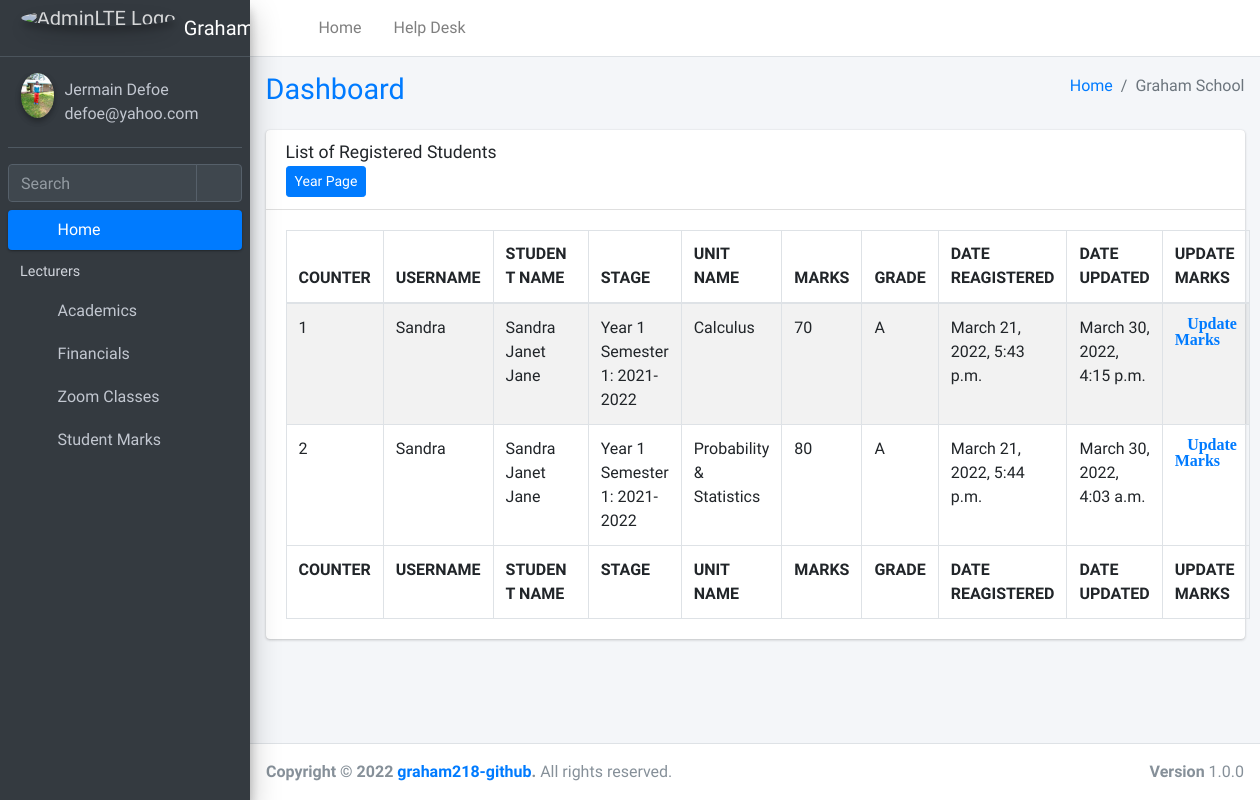
The page /school/list_registered_units1/ (signed in) on the database as committed earlier.
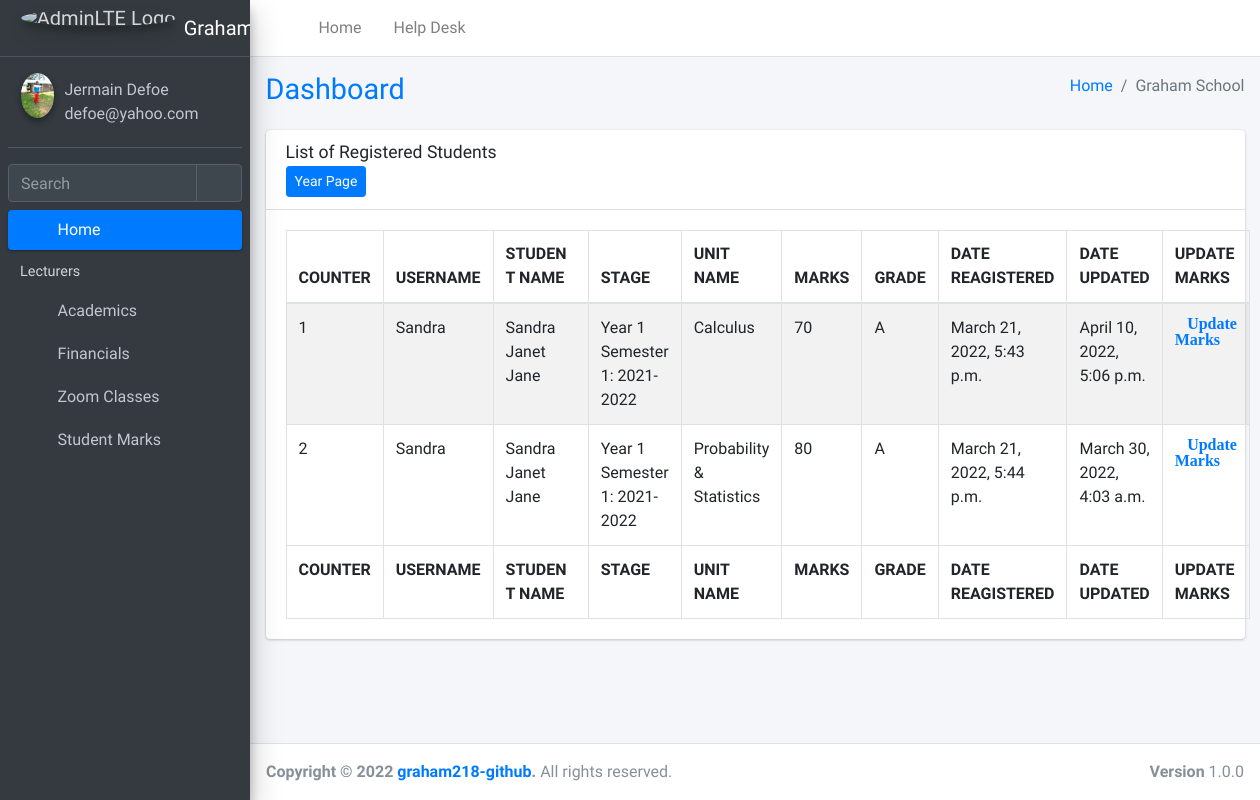
The same page on the database as committed later.
### custom_user/models.py (models this page shows)
class User(AbstractUser):
    first_name=models.CharField(max_length=255, blank=False, null=False, default="John")
    middle_name=models.CharField(max_length=255, blank=False, null=False, default="Doe")
    last_name=models.CharField(max_length=255, blank=False, null=False, default="Smith")
    profile_photo = models.ImageField(upload_to="profile_pics/", blank=True)
    is_admin = models.BooleanField(default=False)
    is_student = models.BooleanField(default=False)
    is_lecturer = models.BooleanField(default=False)
    is_supplier = models.BooleanField(default=False)
    is_non_staff = models.BooleanField(default=False)

### school/models.py (models this page shows, shortened)
class marks_yr1(models.Model):
    user = models.ForeignKey(User, max_length=255, on_delete=models.CASCADE, blank=True)
    full_name = models.CharField(max_length=255, blank=True, null=True)
    stage = models.ForeignKey(Stages, max_length=255, on_delete=models.CASCADE, blank=False)
    unit_or_subject_name = models.ForeignKey(Units, max_length=255, on_delete=models.CASCADE, blank=False)
    marks = models.CharField(max_length=255, blank=True, null=True)
    grade = models.CharField(max_length=255, blank=True, null=True)
    date_created = models.DateTimeField(
        null=True, blank=True, auto_now_add=True)
    date_updated = models.DateTimeField(null=True, blank=True, auto_now=True)

class Stages(models.Model):
    year = models.CharField(max_length=255, blank=True, null=True)
    def __str__(self):
        return self.year

class Units(models.Model):
    unit_name = models.CharField(max_length=255, blank=True, null=True)
    date_created = models.DateTimeField(
        null=True, blank=True, auto_now_add=True)
    date_updated = models.DateTimeField(null=True, blank=True, auto_now=True)
    def __str__(self):
        return self.unit_name

### school/my_views.py (the view)
# urls.py: path('list_registered_units1/', my_views.list_registered_units1, name='list_registered_units1'),
@login_required
def list_registered_units1(request):
    title = 'List of Registered Students'
    queryset = marks_yr1.objects.all()
    context = {
        "title": title,
        "queryset": queryset,
    }
    return render(request, "units/list_registered_units/list_registered_units_yr1.html", context)

### school/templates/units/list_registered_units/list_registered_units_yr1.html (shortened to what this page needs)
{% extends 'index2.html' %}
{% load static %}
{% block content %}
<section class="content">
  <div class="container-fluid">
    <div class="row">
      <div class="col-12">
        <div class="card">
          <div class="card-header">
            <h3 class="card-title">{{title}}</h3><br>
            <a href="{% url 'school:list_marks_year_page' %}" class="btn btn-sm btn-primary">
               Year Page
            </a>
          </div>
          <div class="card-body">
            <table id="exams" class="table table-bordered table-striped">
              <thead>
                <tr>
                <tr>
                  <th> COUNTER </th>
                  <th> USERNAME </th>
                  <th> STUDENT NAME </th>
                  <th> STAGE </th>
                  <th> UNIT NAME </th>
                  <th> MARKS </th>
                  <th> GRADE </th>
                  <th> DATE REAGISTERED </th>
                  <th> DATE UPDATED </th>
                  <th>UPDATE MARKS</th>
                </tr>
              </thead>
              <tbody>
                {% for instance in queryset %}
                <tr>
                  <td>{{forloop.counter}}</td>
                  <td>{{instance.user}}</td>
                  <td>{{instance.full_name}}</td>
                  <td>{{instance.stage}}</td>
                  <td>{{instance.unit_or_subject_name}}</td>
                  <td>{{instance.marks}}</td>
                  <td>{{instance.grade}}</td>
                  <td>{{instance.date_created}}</td>
                  <td>{{instance.date_updated}}</td>
                  <td><a class="fa fa-edit" href="{% url 'school:insert_marks' instance.id%}">Update
                      Marks</a></td>
                </tr>
                {% endfor %}
              </tbody>
              <tfoot>
                <tr>
                  <th> COUNTER </th>
                  <th> USERNAME </th>
                  <th> STUDENT NAME </th>
                  <th> STAGE </th>
                  <th> UNIT NAME </th>
                  <th> MARKS </th>
                  <th> GRADE </th>
                  <th> DATE REAGISTERED </th>
                  <th> DATE UPDATED </th>
                  <th>UPDATE MARKS</th>
                </tr>
              </tfoot>
            </table>
          </div>
        </div>
      </div>
    </div>
  </div>
</section>
{% endblock content %}

### school/templates/index2.html (shortened to what this page needs)
{% load static %}
<!DOCTYPE html>
<html lang="en">
<head>
  {% include './scripts/head.html' %}
</head>
<body class="hold-transition sidebar-mini layout-fixed">
<div class="wrapper">
  {% include './components/navbar.html' %}
  {% include './components/sidebar.html' %}
  <div class="content-wrapper">
    {% include './components/content-header.html' %}
    {% block content %}
    {% endblock content %}
  </div>
  {% include './components/footer.html' %}
</div>
</body>
</html>

### school/templates/scripts/head.html (shortened to what this page needs)
{% load static %}
<link rel="stylesheet" href="{% static 'plugins/fontawesome-free/css/all.min.css' %}">
<link rel="stylesheet" href="{% static 'plugins/sweetalert2-theme-bootstrap-4/bootstrap-4.min.css' %}">
<link rel="stylesheet" href="{% static 'plugins/toastr/toastr.min.css' %}">
<link rel="stylesheet" href="{% static 'dist/css/adminlte.min.css' %}">
<link rel="stylesheet" href="{% static 'plugins/datatables-bs4/css/dataTables.bootstrap4.min.css' %}">
<link rel="stylesheet" href="{% static 'plugins/datatables-responsive/css/responsive.bootstrap4.min.css' %}">
<link rel="stylesheet" href="{% static 'plugins/datatables-buttons/css/buttons.bootstrap4.min.css' %}">

### school/templates/components/navbar.html (shortened to what this page needs)
{% load static %}
<nav class="main-header navbar navbar-expand navbar-white navbar-light">
    <ul class="navbar-nav">
      <li class="nav-item">
        <a class="nav-link" data-widget="pushmenu" href="/" role="button"><i class="fas fa-bars"></i></a>
      </li>
      <li class="nav-item d-none d-sm-inline-block">
        <a href="/" class="nav-link">Home</a>
      </li>
      <li class="nav-item d-none d-sm-inline-block">
        <a href="/" class="nav-link">Help Desk</a>
      </li>
    </ul>
    <ul class="navbar-nav ml-auto">
      <li class="nav-item">
        <a class="nav-link" data-widget="navbar-search" href="/" role="button">
          <i class="fas fa-search"></i>
        </a>
      </li>
      <li class="nav-item dropdown">
        <a class="nav-link" data-toggle="dropdown" href="#">
          <i class="far fa-user"></i>
        </a>
      </li>
      <li class="nav-item">
        <a class="nav-link" data-widget="fullscreen" href="#" role="button">
          <i class="fas fa-expand-arrows-alt"></i>
        </a>
      </li>
    </ul>
  </nav>

### school/templates/components/sidebar.html (shortened to what this page needs)
{% load static %}
{% if request.user.is_authenticated %}
<aside class="main-sidebar sidebar-dark-primary elevation-4">
  <a href="/" class="brand-link">
    <img src="{% static 'dist/img/AdminLTELogo.png' %}" alt="AdminLTE Logo" class="brand-image img-circle elevation-3"
      style="opacity: .8">
    <span class="brand-text font-weight-light">Graham School</span>
  </a>
  <div class="sidebar">
    <div class="user-panel mt-3 pb-3 mb-3 d-flex">
      <div class="image">
        <img {% if request.user.profile_photo %}src="{{request.user.profile_photo.url}}" {% else %}src="{% static 'dist/img/user2-160x160.jpg' %}" {% endif %} class="img-circle elevation-2" alt="User Image">
      </div>
      <div class="info">
        <a href="/" class="d-block">{{request.user.first_name}} {{request.user.last_name}}</a>
        <a href="/" class="d-block">{{request.user.email}}</a>
      </div>
    </div>
    <div class="form-inline">
      <div class="input-group" data-widget="sidebar-search">
        <input class="form-control form-control-sidebar" type="search" placeholder="Search" aria-label="Search">
        <div class="input-group-append">
          <button class="btn btn-sidebar">
            <i class="fas fa-search fa-fw"></i>
          </button>
        </div>
      </div>
    </div>
    <nav class="mt-2">
      <ul class="nav nav-pills nav-sidebar flex-column" data-widget="treeview" role="menu" data-accordion="false">
        <li class="nav-item menu-open">
          <a href="/" class="nav-link active">
            <i class="nav-icon fas fa-tachometer-alt"></i>
            <p>
              Home
              <i class="right fas fa-angle-left"></i>
            </p>
          </a>
        </li>
        {% if request.user.is_lecturer %}
        <li class="nav-header">Lecturers</li>
        <li class="nav-item">
          <a href="/" class="nav-link">
            <i class="nav-icon fas fa-book"></i>
            <p>
              Academics
              <i class="fas fa-angle-left right"></i>
            </p>
          </a>
        </li>
        <li class="nav-item">
          <a href="/" class="nav-link">
            <i class="nav-icon fas fa-school"></i>
            <p>
              Financials
              <i class="fas fa-angle-left right"></i>
            </p>
          </a>
        </li>
        <li class="nav-item">
          <a href="" class="nav-link">
            <i class="nav-icon fas fa-tv"></i>
            <p>
              Zoom Classes
              <i class="fas fa-angle-left right"></i>
            </p>
          </a>
        </li>
        <li class="nav-item">
          <a href="" class="nav-link">
            <i class="nav-icon far fa-edit"></i>
            <p>
              Student Marks
              <i class="fas fa-angle-left right"></i>
            </p>
          </a>
        </li>
      </ul>
      {% endif %}
    </nav>
  </div>
</aside>
{% endif %}

### school/templates/components/content-header.html
{% load static %}
<div class="content-header">
    <div class="container-fluid">
      <div class="row mb-2">
        <div class="col-sm-6">
          <h1 class="m-0"><a href="/">Dashboard</a></h1>
        </div>
        <div class="col-sm-6">
          <ol class="breadcrumb float-sm-right">
            <li class="breadcrumb-item"><a href="/">Home</a></li>
            <li class="breadcrumb-item active">Graham School</li>
          </ol>
        </div>
      </div>
    </div>
  </div>

### school/templates/components/footer.html
<footer class="main-footer">
    <strong>Copyright &copy; 2022 <a href="https://github.com/graham218">graham218-github</a>.</strong>
    All rights reserved.
    <div class="float-right d-none d-sm-inline-block">
      <b>Version</b> 1.0.0
    </div>
  </footer>

### school/templates/scripts/js.html (shortened to what this page needs)
{% load static %}

Rows that differ between the two databases and show on the page:
changed marks_yr1 "Calculus": date_updated "March 30, 2022, 4:15 p.m." → "April 10, 2022, 5:06 p.m."
